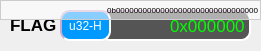
     <widget class="QWidget" name="widget_12" native="true">
      <property name="geometry">
       <rect>
        <x>280</x>
        <y>80</y>
        <width>261</width>
        <height>51</height>
       </rect>
      </property>
      <widget class="QLineEdit" name="DataEdit_flag">
       <property name="geometry">
        <rect>
         <x>100</x>
         <y>10</y>
         <width>151</width>
         <height>31</height>
        </rect>
       </property>
       <property name="font">
        <font>
         <pointsize>13</pointsize>
         <weight>50</weight>
         <bold>false</bold>
        </font>
       </property>
       <property name="styleSheet">
        <string notr="true">QLineEdit{
	background-color:#555555;
	border:2px inset #ccaacc;
	border-radius:10px;
	color:rgb(0,255,0);
}</string>
       </property>
       <property name="text">
        <string>0x000000</string>
       </property>
       <property name="alignment">
        <set>Qt::AlignRight|Qt::AlignTrailing|Qt::AlignVCenter</set>
       </property>
       <property name="readOnly">
        <bool>true</bool>
       </property>
      </widget>
      <widget class="QLabel" name="label_21">
       <property name="geometry">
        <rect>
         <x>10</x>
         <y>14</y>
         <width>51</width>
         <height>21</height>
        </rect>
       </property>
       <property name="font">
        <font>
         <pointsize>13</pointsize>
         <weight>75</weight>
         <bold>true</bold>
        </font>
       </property>
       <property name="layoutDirection">
        <enum>Qt::LeftToRight</enum>
       </property>
       <property name="text">
        <string>FLAG</string>
       </property>
      </widget>
      <widget class="QPushButton" name="NumSysSetButton_flag">
       <property name="geometry">
        <rect>
         <x>60</x>
         <y>10</y>
         <width>51</width>
         <height>31</height>
        </rect>
       </property>
       <property name="styleSheet">
        <string notr="true">QPushButton{
	background-color:#0099ff;
	border:2px inset #ccaacc;
	border-radius:10px;
	color:rgb(255,255,255);
}

QPushButton::hover{
	background-color:#0033ff;
	border:2px inset #0077ff;
	border-radius:1px;
	color:rgb(200,200,200);
}
QPushButton::pressed{
	border:2px inset #ffffff;
	border-radius:1px;
}</string>
       </property>
       <property name="text">
        <string>u32-H</string>
       </property>
      </widget>
      <widget class="QLabel" name="RegPrompt_flag">
       <property name="geometry">
        <rect>
         <x>0</x>
         <y>0</y>
         <width>261</width>
         <height>20</height>
        </rect>
       </property>
       <property name="font">
        <font>
         <pointsize>6</pointsize>
        </font>
       </property>
       <property name="styleSheet">
        <string notr="true">QWidget{
	background-color:#88ffffff;
    border:1px solid #cccccc;
	border-radius:20px;
}</string>
       </property>
       <property name="text">
        <string>0b00000000000000000000000000000000</string>
       </property>
       <property name="alignment">
        <set>Qt::AlignRight|Qt::AlignTrailing|Qt::AlignVCenter</set>
       </property>
      </widget>
     </widget>
